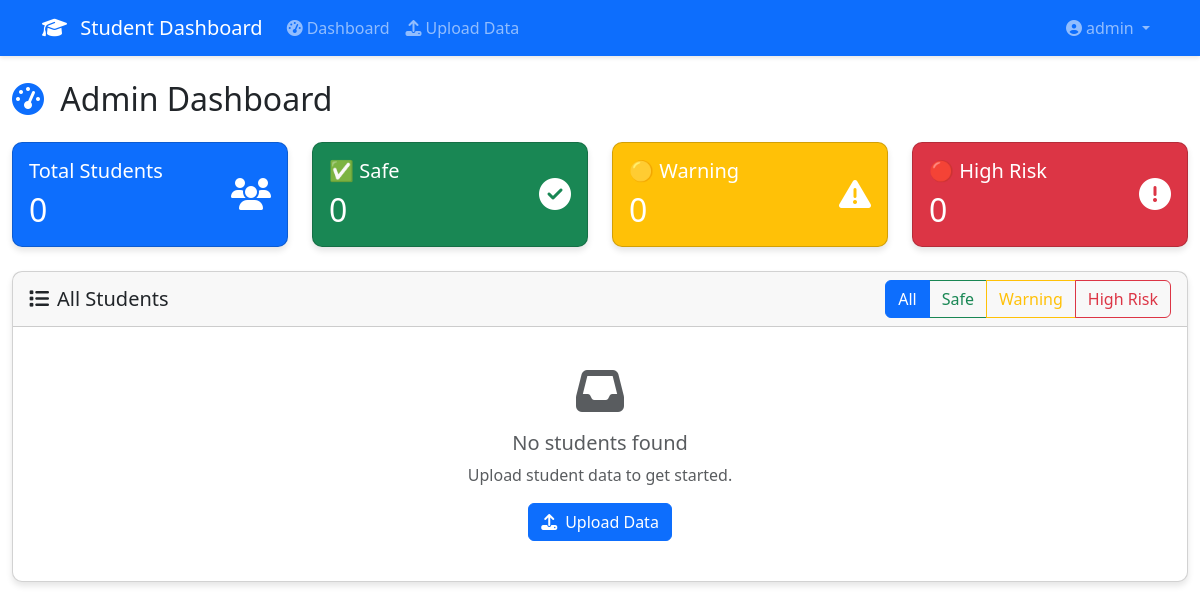
/admin/dashboard (signed in), run on an earlier commit of the app's database.
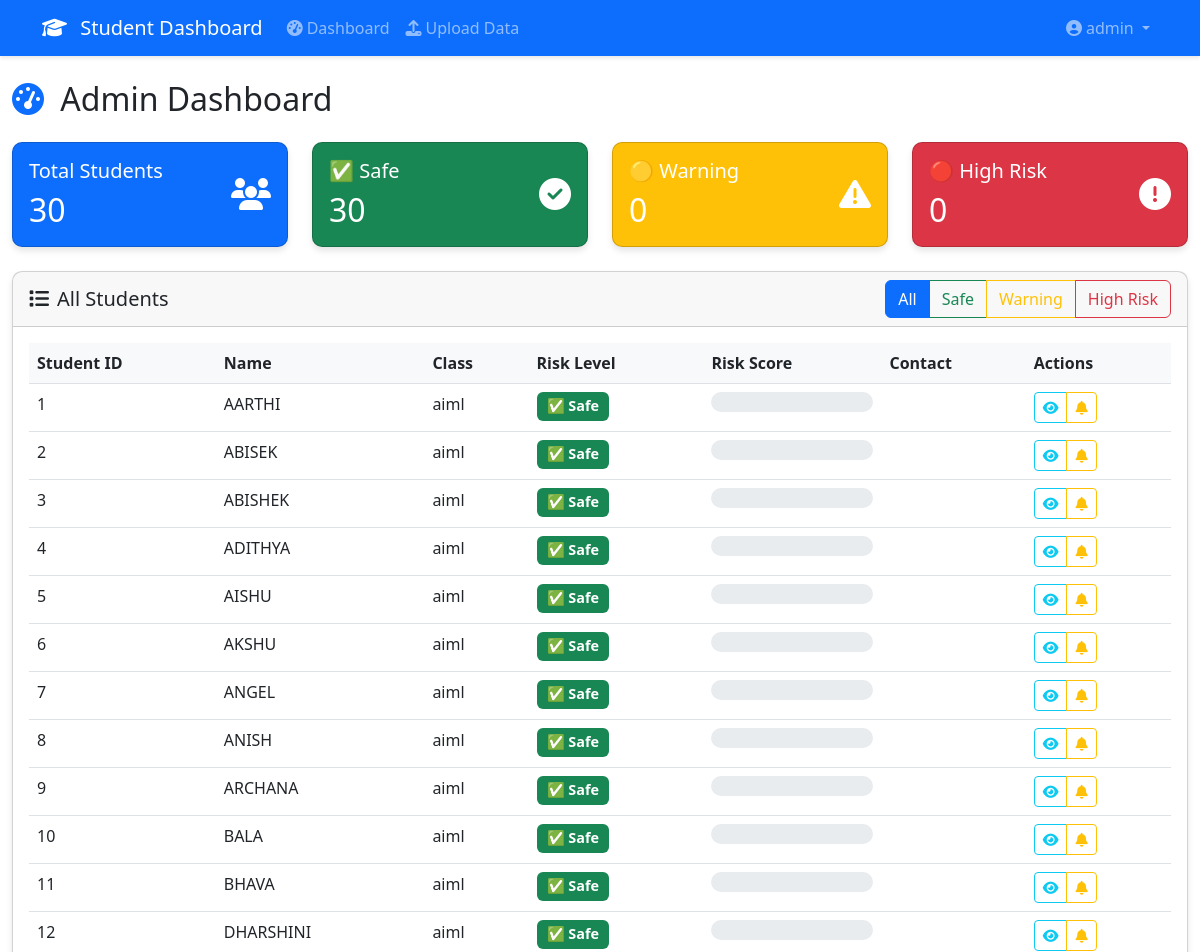
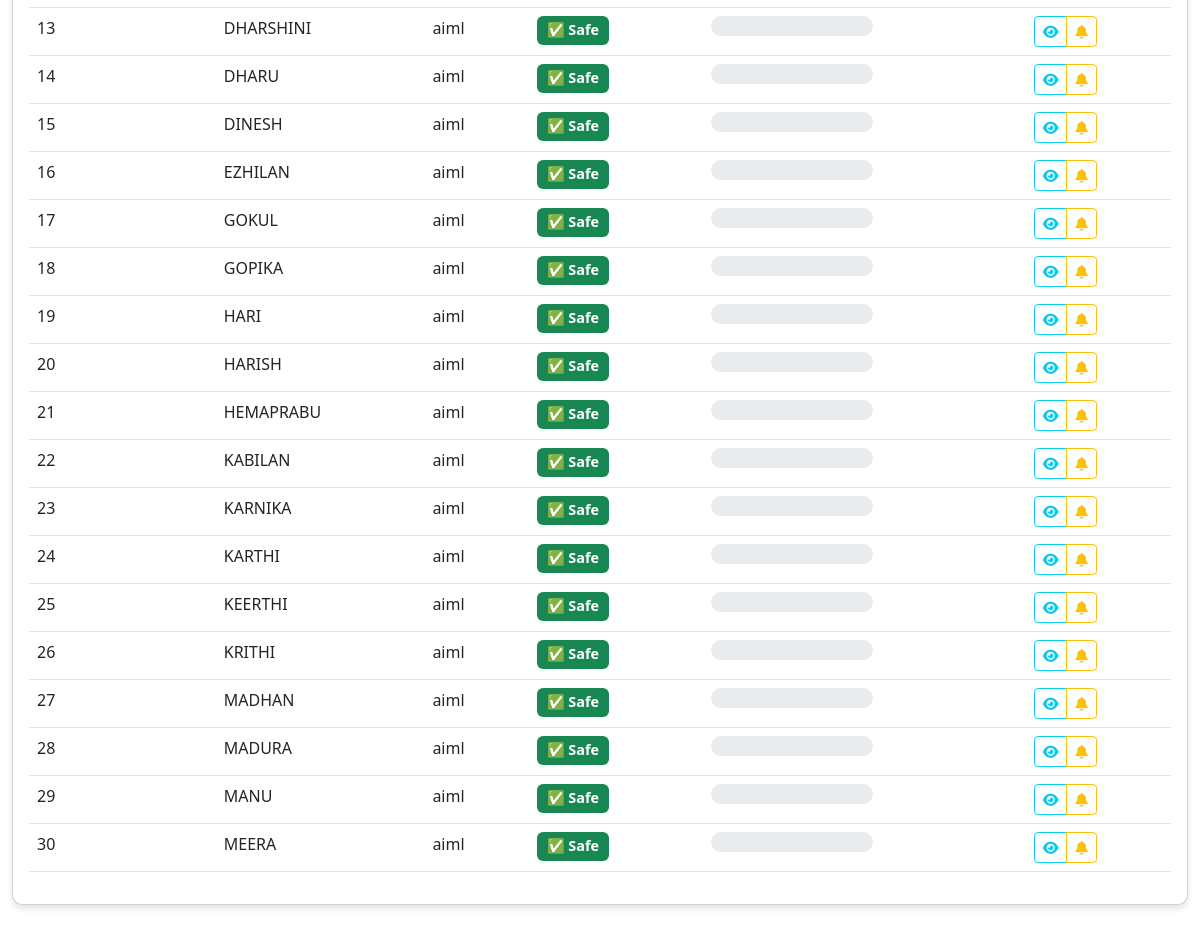
And on a later commit of the database (2 pictures, top to bottom).
### app.py (models this page shows, shortened)
class User(UserMixin, db.Model):
    id = db.Column(db.Integer, primary_key=True)
    username = db.Column(db.String(80), unique=True, nullable=False)
    email = db.Column(db.String(120), unique=True, nullable=False)
    password_hash = db.Column(db.String(255), nullable=False)
    role = db.Column(db.String(20), nullable=False, default='student')  # student, faculty, admin
    created_at = db.Column(db.DateTime, default=datetime.utcnow)

class Student(db.Model):
    id = db.Column(db.Integer, primary_key=True)
    student_id = db.Column(db.String(20), unique=True, nullable=False)
    name = db.Column(db.String(100), nullable=False)
    class_name = db.Column(db.String(20), nullable=False)
    email = db.Column(db.String(120))
    phone = db.Column(db.String(20))
    guardian_email = db.Column(db.String(120))
    guardian_phone = db.Column(db.String(20))
    current_risk_level = db.Column(db.String(20), default='safe')  # safe, warning, high_risk
    risk_score = db.Column(db.Float, default=0.0)
    created_at = db.Column(db.DateTime, default=datetime.utcnow)

### app.py (the view)
@app.route('/admin/dashboard')
@login_required
def admin_dashboard():
    if current_user.role != 'admin':
        flash('Access denied!', 'error')
        return redirect(url_for('index'))
    total_students = Student.query.count()
    safe_count = Student.query.filter_by(current_risk_level='safe').count()
    warning_count = Student.query.filter_by(current_risk_level='warning').count()
    high_risk_count = Student.query.filter_by(current_risk_level='high_risk').count()
    recent_assessments = RiskAssessment.query.order_by(RiskAssessment.assessment_date.desc()).limit(10).all()
    students = Student.query.all()
    return render_template('admin_dashboard.html',
                         total_students=total_students,
                         safe_count=safe_count,
                         warning_count=warning_count,
                         high_risk_count=high_risk_count,
                         students=students,
                         recent_assessments=recent_assessments)

### app.py (called while the page is built)
@login_manager.user_loader
def load_user(user_id):
    return User.query.get(int(user_id))

### templates/admin_dashboard.html (shortened to what this page needs)
{% extends "base.html" %}
{% block content %}
<div class="row">
    <div class="col-12">
        <h2 class="mb-4">
            <i class="fas fa-tachometer-alt text-primary me-2"></i>
            Admin Dashboard
        </h2>
    </div>
</div>
<div class="row mb-4">
    <div class="col-md-3">
        <div class="card bg-primary text-white">
            <div class="card-body">
                <div class="d-flex justify-content-between">
                    <div>
                        <h5 class="card-title">Total Students</h5>
                        <h2 class="mb-0">{{ total_students }}</h2>
                    </div>
                    <div class="align-self-center">
                        <i class="fas fa-users fa-2x"></i>
                    </div>
                </div>
            </div>
        </div>
    </div>
    <div class="col-md-3">
        <div class="card bg-success text-white">
            <div class="card-body">
                <div class="d-flex justify-content-between">
                    <div>
                        <h5 class="card-title">✅ Safe</h5>
                        <h2 class="mb-0">{{ safe_count }}</h2>
                    </div>
                    <div class="align-self-center">
                        <i class="fas fa-check-circle fa-2x"></i>
                    </div>
                </div>
            </div>
        </div>
    </div>
    <div class="col-md-3">
        <div class="card bg-warning text-white">
            <div class="card-body">
                <div class="d-flex justify-content-between">
                    <div>
                        <h5 class="card-title">🟡 Warning</h5>
                        <h2 class="mb-0">{{ warning_count }}</h2>
                    </div>
                    <div class="align-self-center">
                        <i class="fas fa-exclamation-triangle fa-2x"></i>
                    </div>
                </div>
            </div>
        </div>
    </div>
    <div class="col-md-3">
        <div class="card bg-danger text-white">
            <div class="card-body">
                <div class="d-flex justify-content-between">
                    <div>
                        <h5 class="card-title">🔴 High Risk</h5>
                        <h2 class="mb-0">{{ high_risk_count }}</h2>
                    </div>
                    <div class="align-self-center">
                        <i class="fas fa-exclamation-circle fa-2x"></i>
                    </div>
                </div>
            </div>
        </div>
    </div>
</div>
<div class="row">
    <div class="col-12">
        <div class="card">
            <div class="card-header d-flex justify-content-between align-items-center">
                <h5 class="mb-0">
                    <i class="fas fa-list me-2"></i>All Students
                </h5>
                <div>
                    <div class="btn-group" role="group">
                        <label class="btn btn-outline-primary" for="all">All</label>
                        <label class="btn btn-outline-success" for="safe">Safe</label>
                        <label class="btn btn-outline-warning" for="warning">Warning</label>
                        <label class="btn btn-outline-danger" for="high_risk">High Risk</label>
                    </div>
                </div>
            </div>
            <div class="card-body">
                {% if students %}
                    <div class="table-responsive">
                        <table class="table table-hover" id="studentsTable">
                            <thead>
                                <tr>
                                    <th>Student ID</th>
                                    <th>Name</th>
                                    <th>Class</th>
                                    <th>Risk Level</th>
                                    <th>Risk Score</th>
                                    <th>Contact</th>
                                    <th>Actions</th>
                                </tr>
                            </thead>
                            <tbody>
                                {% for student in students %}
                                <tr data-risk="{{ student.current_risk_level }}">
                                    <td>{{ student.student_id }}</td>
                                    <td>{{ student.name }}</td>
                                    <td>{{ student.class_name }}</td>
                                    <td>
                                        {% if student.current_risk_level == 'safe' %}
                                            <span class="badge bg-success">✅ Safe</span>
                                        {% elif student.current_risk_level == 'warning' %}
                                            <span class="badge bg-warning">🟡 Warning</span>
                                        {% else %}
                                            <span class="badge bg-danger">🔴 High Risk</span>
                                        {% endif %}
                                    </td>
                                    <td>
                                        <div class="progress" style="height: 20px;">
                                        </div>
                                    </td>
                                    <td>
                                    </td>
                                    <td>
                                        <div class="btn-group btn-group-sm">
                                            <button class="btn btn-outline-info" title="View Details">
                                                <i class="fas fa-eye"></i>
                                            </button>
                                            <button class="btn btn-outline-warning" title="Send Alert">
                                                <i class="fas fa-bell"></i>
                                            </button>
                                        </div>
                                    </td>
                                </tr>
                                {% endfor %}
                            </tbody>
                        </table>
                    </div>
                {% else %}
                    <div class="text-center py-4">
                        <i class="fas fa-inbox fa-3x text-muted mb-3"></i>
                        <h5 class="text-muted">No students found</h5>
                        <p class="text-muted">Upload student data to get started.</p>
                        <a href="{{ url_for('upload_data') }}" class="btn btn-primary">
                            <i class="fas fa-upload me-2"></i>Upload Data
                        </a>
                    </div>
                {% endif %}
            </div>
        </div>
    </div>
</div>
{% endblock %}

### templates/base.html (shortened to what this page needs)
<!DOCTYPE html>
<html lang="en">
<head>
    <link href="https://cdn.jsdelivr.net/npm/bootstrap@5.3.0/dist/css/bootstrap.min.css" rel="stylesheet">
    <link href="https://cdnjs.cloudflare.com/ajax/libs/font-awesome/6.4.0/css/all.min.css" rel="stylesheet">
    <link href="{{ url_for('static', filename='css/custom.css') }}" rel="stylesheet">
</head>
<body>
    <nav class="navbar navbar-expand-lg navbar-dark bg-primary">
        <div class="container">
            <a class="navbar-brand" href="{{ url_for('index') }}">
                <i class="fas fa-graduation-cap me-2"></i>
                Student Dashboard
            </a>
            <div class="collapse navbar-collapse" id="navbarNav">
                <ul class="navbar-nav me-auto">
                    {% if current_user.is_authenticated %}
                        {% if current_user.role == 'admin' %}
                            <li class="nav-item">
                                <a class="nav-link" href="{{ url_for('admin_dashboard') }}">
                                    <i class="fas fa-tachometer-alt me-1"></i>Dashboard
                                </a>
                            </li>
                            <li class="nav-item">
                                <a class="nav-link" href="{{ url_for('upload_data') }}">
                                    <i class="fas fa-upload me-1"></i>Upload Data
                                </a>
                            </li>
                        {% else %}
                            <li class="nav-item">
                                <a class="nav-link" href="{{ url_for('student_dashboard') }}">
                                    <i class="fas fa-user me-1"></i>My Progress
                                </a>
                            </li>
                        {% endif %}
                    {% endif %}
                </ul>
                <ul class="navbar-nav">
                    {% if current_user.is_authenticated %}
                        <li class="nav-item dropdown">
                            <a class="nav-link dropdown-toggle" href="#" id="navbarDropdown" role="button" data-bs-toggle="dropdown">
                                <i class="fas fa-user-circle me-1"></i>{{ current_user.username }}
                            </a>
                        </li>
                    {% endif %}
                </ul>
            </div>
        </div>
    </nav>
    <main class="container-fluid py-4">
        {% block content %}{% endblock %}
    </main>
</body>
</html>

### static/css/custom.css (style rules this page uses)
.card { border-radius: 10px; box-shadow: 0 4px 6px rgba(0, 0, 0, 0.1); transition: transform 0.2s; }
.navbar { box-shadow: 0 2px 4px rgba(0, 0, 0, 0.1); }
.progress { border-radius: 10px; }
.table th { border-top: none; font-weight: 600; background-color: #f8f9fa; }
.badge { font-size: 0.9em; padding: 0.5em 0.7em; }
.btn-group-sm > .btn { border-radius: 4px; }

What changed in the data, as far as the page shows it:
added Student: student_id "1", name "AARTHI", class_name "aiml", current_risk_level "✅ Safe"
added Student: student_id "2", name "ABISEK", class_name "aiml", current_risk_level "✅ Safe"
added Student: student_id "3", name "ABISHEK", class_name "aiml", current_risk_level "✅ Safe"
added Student: student_id "4", name "ADITHYA", class_name "aiml", current_risk_level "✅ Safe"
added Student: student_id "5", name "AISHU", class_name "aiml", current_risk_level "✅ Safe"
added Student: student_id "6", name "AKSHU", class_name "aiml", current_risk_level "✅ Safe"
added Student: student_id "7", name "ANGEL", class_name "aiml", current_risk_level "✅ Safe"
added Student: student_id "8", name "ANISH", class_name "aiml", current_risk_level "✅ Safe"
added Student: student_id "9", name "ARCHANA", class_name "aiml", current_risk_level "✅ Safe"
added Student: student_id "10", name "BALA", class_name "aiml", current_risk_level "✅ Safe"
added Student: student_id "11", name "BHAVA", class_name "aiml", current_risk_level "✅ Safe"
added Student: student_id "12", name "DHARSHINI", class_name "aiml", current_risk_level "✅ Safe"
added Student: student_id "13", name "DHARSHINI", class_name "aiml", current_risk_level "✅ Safe"
added Student: student_id "14", name "DHARU", class_name "aiml", current_risk_level "✅ Safe"
added Student: student_id "15", name "DINESH", class_name "aiml", current_risk_level "✅ Safe"
added Student: student_id "16", name "EZHILAN", class_name "aiml", current_risk_level "✅ Safe"
added Student: student_id "17", name "GOKUL", class_name "aiml", current_risk_level "✅ Safe"
added Student: student_id "18", name "GOPIKA", class_name "aiml", current_risk_level "✅ Safe"
added Student: student_id "19", name "HARI", class_name "aiml", current_risk_level "✅ Safe"
added Student: student_id "20", name "HARISH", class_name "aiml", current_risk_level "✅ Safe"
added Student: student_id "21", name "HEMAPRABU", class_name "aiml", current_risk_level "✅ Safe"
added Student: student_id "22", name "KABILAN", class_name "aiml", current_risk_level "✅ Safe"
added Student: student_id "23", name "KARNIKA", class_name "aiml", current_risk_level "✅ Safe"
added Student: student_id "24", name "KARTHI", class_name "aiml", current_risk_level "✅ Safe"
added Student: student_id "25", name "KEERTHI", class_name "aiml", current_risk_level "✅ Safe"
added Student: student_id "26", name "KRITHI", class_name "aiml", current_risk_level "✅ Safe"
added Student: student_id "27", name "MADHAN", class_name "aiml", current_risk_level "✅ Safe"
added Student: student_id "28", name "MADURA", class_name "aiml", current_risk_level "✅ Safe"
added Student: student_id "29", name "MANU", class_name "aiml", current_risk_level "✅ Safe"
added Student: student_id "30", name "MEERA", class_name "aiml", current_risk_level "✅ Safe"
Also different on the page:
{{ total_students }}: "0" → "30"
{{ safe_count }}: "0" → "30"
text no longer shown: "No students found Upload student data to get started. Upload Data"
text now shown: "Student ID Name Class Risk Level Risk Score Contact Actions"
